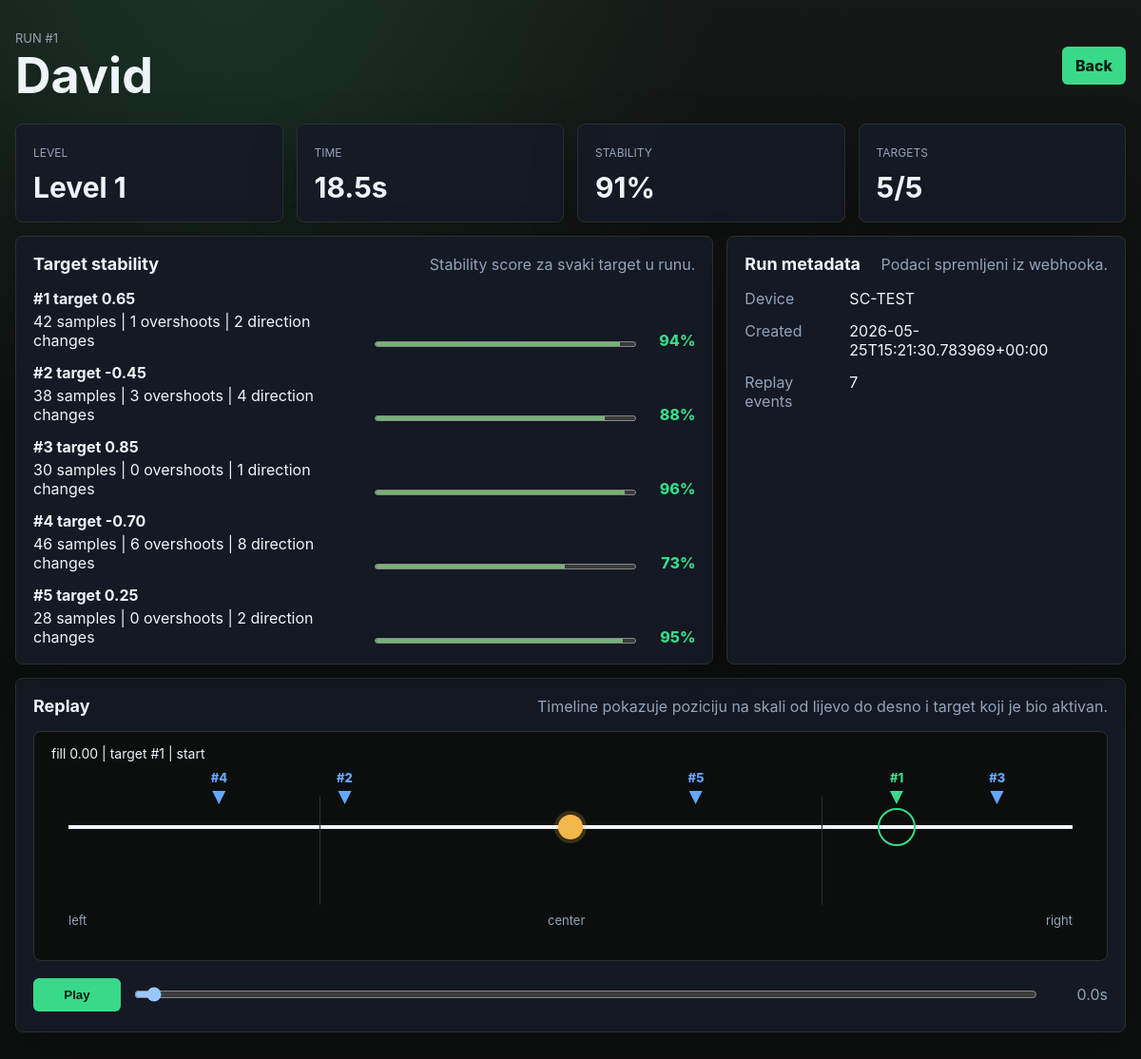
/scores/1, run on the app's committed database.
### tables this page shows
CREATE TABLE scores (
          id INTEGER PRIMARY KEY AUTOINCREMENT,
          device_id TEXT NOT NULL,
          level INTEGER NOT NULL,
          level_name TEXT NOT NULL,
          time_ms INTEGER NOT NULL,
          stability INTEGER NOT NULL,
          targets_hit INTEGER NOT NULL,
          target_count INTEGER NOT NULL,
          player_name TEXT,
          claim_token TEXT NOT NULL,
          created_at TEXT NOT NULL,
          targets_json TEXT,
          target_stats_json TEXT,
          replay_json TEXT
        );

### app.py (the view)
@app.get("/scores/<int:score_id>")
def score_detail(score_id):
    row = get_db().execute("SELECT * FROM scores WHERE id = ?", (score_id,)).fetchone()
    if row is None:
        return redirect(url_for("index"))
    score = row_to_dict(row)
    targets = load_json_list(row, "targets_json")
    target_stats = load_json_list(row, "target_stats_json")
    replay = load_json_list(row, "replay_json")
    return render_template(
        "score_detail.html",
        score=score,
        targets=targets,
        target_stats=target_stats,
        replay=replay,
    )

### app.py (called while the page is built)
def get_db():
    if "db" not in g:
        database_dir = os.path.dirname(DATABASE_PATH)
        if database_dir:
            os.makedirs(database_dir, exist_ok=True)
        g.db = sqlite3.connect(DATABASE_PATH)
        g.db.row_factory = sqlite3.Row
    return g.db

@app.before_request
def ensure_db():
    init_db()

def row_to_dict(row):
    return {
        "id": row["id"],
        "device_id": row["device_id"],
        "level": row["level"],
        "level_name": row["level_name"],
        "time_ms": row["time_ms"],
        "time_seconds": round(row["time_ms"] / 1000, 2),
        "stability": row["stability"],
        "targets_hit": row["targets_hit"],
        "target_count": row["target_count"],
        "player_name": row["player_name"],
        "created_at": row["created_at"],
        "has_details": bool(row["target_stats_json"] or row["replay_json"]),
    }

def load_json_list(row, column_name):
    value = row[column_name]
    if not value:
        return []
    try:
        parsed = json.loads(value)
    except json.JSONDecodeError:
        return []
    return parsed if isinstance(parsed, list) else []

### templates/score_detail.html (shortened to what this page needs)
<!doctype html>
<html lang="hr">
  <head>
    <link rel="stylesheet" href="{{ url_for('static', filename='styles.css') }}?v=4">
  </head>
  <body>
    <main class="shell">
      <header class="topbar">
        <div>
          <p class="eyebrow">Run #{{ score.id }}</p>
          <h1>{{ score.player_name or "Unclaimed run" }}</h1>
        </div>
        <a class="api-pill" href="/">Back</a>
      </header>
      <section class="metrics">
        <article>
          <span>Level</span>
          <strong>{{ score.level_name }}</strong>
        </article>
        <article>
          <span>Time</span>
          <strong>{{ score.time_seconds }}s</strong>
        </article>
        <article>
          <span>Stability</span>
          <strong>{{ score.stability }}%</strong>
        </article>
        <article>
          <span>Targets</span>
          <strong>{{ score.targets_hit }}/{{ score.target_count }}</strong>
        </article>
      </section>
      <section class="content-grid">
        <div class="panel">
          <div class="section-head">
            <h2>Target stability</h2>
            <p>Stability score za svaki target u runu.</p>
          </div>
          <div class="target-list">
            {% for target in target_stats %}
            <div class="target-row">
              <div>
                <strong>#{{ target.index + 1 }} target {{ "%.2f"|format(target.target) }}</strong>
                <span>{{ target.samples }} samples | {{ target.overshoots }} overshoots | {{ target.direction_changes }} direction changes</span>
              </div>
              <meter min="0" max="100" value="{{ target.stability }}"></meter>
              <em>{{ target.stability }}%</em>
            </div>
            {% else %}
            <p class="empty">Ovaj run nema target detalje.</p>
            {% endfor %}
          </div>
        </div>
        <div class="panel">
          <div class="section-head">
            <h2>Run metadata</h2>
            <p>Podaci spremljeni iz webhooka.</p>
          </div>
          <dl class="meta-list">
            <dt>Device</dt>
            <dd>{{ score.device_id }}</dd>
            <dt>Created</dt>
            <dd>{{ score.created_at }}</dd>
            <dt>Replay events</dt>
            <dd>{{ replay | length }}</dd>
          </dl>
        </div>
      </section>
      <section class="panel replay-panel">
        <div class="section-head">
          <h2>Replay</h2>
          <p>Timeline pokazuje poziciju na skali od lijevo do desno i target koji je bio aktivan.</p>
        </div>
        <div id="replayStage" class="replay-stage"></div>
        <div class="replay-controls">
          <button id="replayToggle" type="button">Play</button>
          <input id="replayScrub" type="range" min="0" max="1000" value="0">
          <output id="replayTime">0.0s</output>
        </div>
      </section>
    </main>
  </body>
</html>

### static/styles.css (style rules this page uses)
:root { color-scheme: dark; --bg: #0e0f0f; --panel: #181b1a; --panel-2: #111313; --line: #2b302e; --text: #eef4f8; --muted: #94a3b8; --green: #39d98a; --amber: #f3b84a; --red: #ff6b6b; --blue: #65a7ff; }
* { box-sizing: border-box; }
body { margin: 0; min-height: 100vh; background: radial-gradient(circle at 20% 0%, rgba(57, 217, 138, 0.14), transparent 32rem), linear-gradient(180deg, #151816 0%, var(--bg) 38%); color: var(--text); font-family: Inter, ui-sans-serif, system-ui, -apple-system, BlinkMacSystemFont, "Segoe UI", sans-serif; }
.shell { width: min(1180px, calc(100vw - 32px)); margin: 0 auto; padding: 32px 0 48px; }
.topbar, .section-head, .claim, .bar-row { display: flex; align-items: center; justify-content: space-between; gap: 16px; }
.topbar { margin-bottom: 24px; }
.eyebrow, .section-head p, .claim span, .bar-row span, .empty { color: var(--muted); }
.eyebrow { margin: 0 0 6px; font-size: 13px; text-transform: uppercase; letter-spacing: 0; }
h1, h2, p { margin: 0; }
h1 { font-size: clamp(28px, 5vw, 52px); line-height: 1; }
h2 { font-size: 18px; }
.api-pill, .ghost-button, button { border: 0; border-radius: 6px; background: var(--green); color: #062114; cursor: pointer; font-weight: 800; padding: 10px 14px; text-decoration: none; }
.metrics, .content-grid, .pending-grid { display: grid; gap: 14px; }
.metrics { grid-template-columns: repeat(4, minmax(0, 1fr)); margin-bottom: 14px; }
.metrics article, .panel, .pending { border: 1px solid var(--line); border-radius: 8px; background: rgba(21, 27, 37, 0.92); box-shadow: 0 16px 50px rgba(0, 0, 0, 0.22); }
.metrics article { padding: 18px; }
.metrics span, th { color: var(--muted); font-size: 12px; text-transform: uppercase; }
.metrics strong { display: block; margin-top: 10px; font-size: 30px; }
.pending, .panel { padding: 18px; }
input { width: 180px; border: 1px solid var(--line); border-radius: 6px; background: #0c0e0d; color: var(--text); font: inherit; padding: 10px 12px; }
.content-grid { grid-template-columns: minmax(0, 1.4fr) minmax(300px, 0.8fr); margin-bottom: 14px; }
.bar-row, .target-row { align-items: flex-end; }
.bar-row div, .target-row div { display: grid; gap: 4px; min-width: 130px; }
meter { width: 100%; height: 12px; accent-color: var(--green); }
.bar-row em, .target-row em { color: var(--green); font-style: normal; font-weight: 800; min-width: 42px; text-align: right; }
.target-list, .meta-list { display: grid; gap: 14px; margin-top: 16px; }
.target-row { display: grid; grid-template-columns: minmax(180px, 1fr) minmax(140px, 0.8fr) 48px; gap: 14px; }
.meta-list { grid-template-columns: 96px 1fr; }
.meta-list dt { color: var(--muted); }
.meta-list dd { margin: 0; overflow-wrap: anywhere; }
.replay-stage { position: relative; width: 100%; min-height: 220px; margin-top: 16px; border: 1px solid var(--line); border-radius: 8px; background: #0c0e0d; overflow: hidden; padding: 46px 36px 34px; }
.replay-controls { display: grid; grid-template-columns: 92px 1fr 64px; gap: 12px; align-items: center; margin-top: 14px; }
.replay-controls input { width: 100%; }
.replay-controls output { color: var(--muted); text-align: right; }

### data on the page
scores: id "1", player_name "David", level_name "Level 1", stability "91", targets_hit "5", target_count "5", device_id "SC-TEST", created_at "2026-05-25T15:21:30.783969+00:00"

### other printed values
{{ score.time_seconds }} "18.5"
{{ target.index + 1 }} "1" "2" "3" "4" "5"
{{ "%.2f"|format(target.target) }} "0.65" "-0.45" "0.85" "-0.70" "0.25"
{{ target.samples }} "42" "38" "30" "46" "28"
{{ target.overshoots }} "1" "3" "0" "6" "0"
{{ target.direction_changes }} "2" "4" "1" "8" "2"
{{ target.stability }} "94" "88" "96" "73" "95"
{{ replay | length }} "7"
